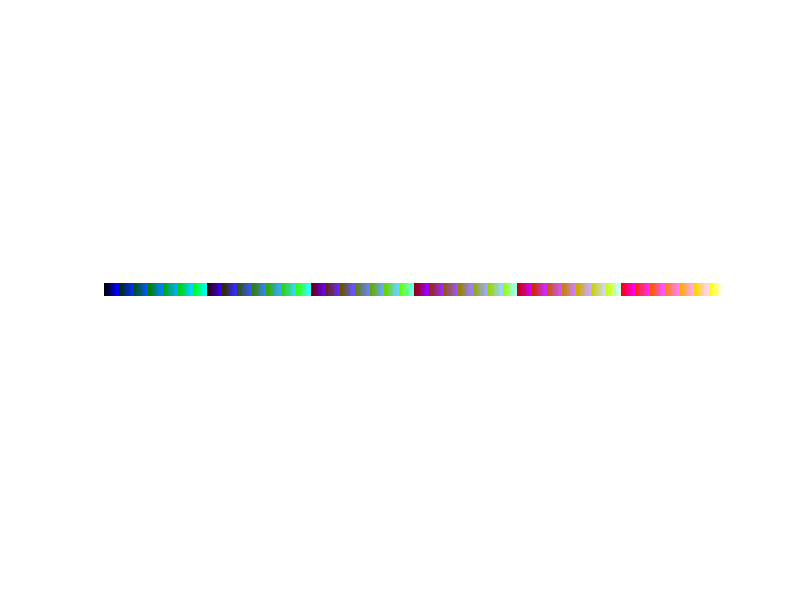

Write MATLAB code to recreate this figure. (Note: this script raises an error after producing the figure.)
format long g
format compact
clc
close all
clearvars

% get the location of the script file to save figures
full_path = mfilename('fullpath');
[startpath,  filename, ext] = fileparts(full_path);
plot_num = 1;

%% shape parameters

%color = {'blue', 'green', 'red', 'cyan', 'magenta', 'yellow', 'black', 'white', [0.5, 0.5, 0.5]};
% color = {[0 0 1]; [0 1 0]; [1 0 0]; [0 1 1]; [1 0 1]; [1 1 0]; [0 0 0]; [1 1 1]; [0.5 0.5 0.5]};                    

% http://alumni.media.mit.edu/~wad/color/numbers.html
% color = {[0, 0, 0];[87, 87, 87]/255;[173, 35, 35]/255;[42, 75, 215]/255;...
%          [29, 105, 20]/255;[129, 74, 25]/255;[129, 38, 192]/255;[160, 160, 160]/255;...
%          [129, 197, 122]/255;[157, 175, 255]/255;[41, 208, 208]/255;[255, 146, 51]/255;...
%          [255, 238, 51]/255;[233, 222, 187]/255;[255, 205, 243]/255;[255, 255, 255]/255};
%      
% 6-7-6 RGB color palette https://en.wikipedia.org/wiki/List_of_software_palettes
green = [0, 42, 85, 128, 170, 212, 255];
color = {};
for r=0:5
    for g=0:6
        for b=0:5
            color{end+1} = [51*r, green(g+1), 52*b]/255;
        end
    end
end

commandwindow;

%% create the folders
save_path = 'D:/IUPUI/Test_data/test_blur5/';

warning('off');
mkdir(save_path);
mkdir(save_path, 'images');
mkdir(save_path, 'depth_maps');
warning('on');

%% show the colors
img_w = 50;
img_h = 250;
img = [];

for idx=1:numel(color)
    img = cat(2, img, cat(3, color{idx}(1).*ones(img_h, img_w), color{idx}(2).*ones(img_h, img_w), color{idx}(3).*ones(img_h, img_w))); 
end

figure(plot_num)
imshow(img)
plot_num = plot_num + 1;

%% start to create the images
img_w = 360;
img_h = 360;

% x_min,x_max; y_min,y_max; min_r,max_r
circle = [1,img_w; 1,img_h; 10,20];
polygon = [1,img_w; 1,img_h; -50,50];

dm_values = [0, 9:1:232];

fprintf('%s\n\n', save_path);

tic;
for kdx=0:499

    % get the random background color
    bg_color = randi([1,numel(color)],1);
    img = cat(3, color{bg_color}(1).*ones(img_h, img_w), color{bg_color}(2).*ones(img_h, img_w), color{bg_color}(3).*ones(img_h, img_w));
    dm = zeros(img_h, img_w, 3);
    
    D = randi([1, numel(dm_values)],1,50);
    D = sort(unique(D));

    for idx=1:numel(D)

        % get the number of shapes for a given depth map value
%         N = randi([3,floor((numel(D)-idx)/2) + 6], 1);
        N = randi([3,floor(exp((4*(numel(D)-idx))/numel(D))) + 6], 1);

        dm_val = (dm_values(D(idx))/255)*ones(1,3); %, dm_values((idx, idx]/255.0;
        
        for jdx=1:N
            % get the shape type
            T = randi([1,2], 1);
            
            % get the random color for the shape
            C = randi([1,numel(color)],1);
            while(C == bg_color)
                C = randi([1,numel(color)],1);
            end
            
            switch(T)
                case 1
                    X = randi(circle(1,:), 1);
                    Y = randi(circle(2,:), 1);
                    R = randi(circle(3,:), 1);

                    img = insertShape(img, 'FilledCircle', [X, Y, R], 'Color', color{C}, 'Opacity',1, 'SmoothEdges', false);
                    dm = insertShape(dm, 'FilledCircle', [X, Y, R], 'Color', dm_val, 'Opacity',1, 'SmoothEdges', false);

                case 2
                    X = randi(polygon(1,:), 1);
                    Y = randi(polygon(2,:), 1);            
                    P = randi(polygon(3,:), [1,6]);
                    P(1:2:end) = P(1:2:end) + X;
                    P(2:2:end) = P(2:2:end) + Y;
                    P = cat(2, X, Y, P);

                    img = insertShape(img, 'FilledPolygon', P, 'Color', color{C}, 'Opacity',1, 'SmoothEdges', false);
                    dm = insertShape(dm, 'FilledPolygon', P, 'Color', dm_val, 'Opacity',1, 'SmoothEdges', false);

            end
        end
    end

%     figure(plot_num)
%     imshow(img);
% 
%     figure(plot_num + 1)
%     imshow(dm);

    % save the image file and depth maps
    image_num = num2str(kdx, '%03d');

    img_filename = strcat('images/image_', image_num, '.png');
    imwrite(img, strcat(save_path, img_filename));

    dm_filename = strcat('depth_maps/dm_', image_num, '.png');
    imwrite(dm, strcat(save_path, dm_filename));
    
    fprintf('%s, %s, 0.32, 0.01, 256\n', img_filename, dm_filename);
    
end

toc;

%% this adds a capabilityy to write out individual depth maps

% min_depth = 0;
% max_depth = 255;
% 
% for idx=min_depth:max_depth
%     gt = idx*ones(300,300);
% 
%     imwrite(uint8(gt), strcat('D:/IUPUI/Test_data/test_blur/depth_',num2str(idx,'%03d'),'.png'));
% 
% end

%% write out the blur image input

% for idx=0:4
% 
%     for jdx=0:255
%         fprintf('images/image_%02d.png, depth_maps/depth_%03d.png, 0.32, 0.01, 256, %03d\n', idx, jdx, jdx);
%     end
% 
% end



